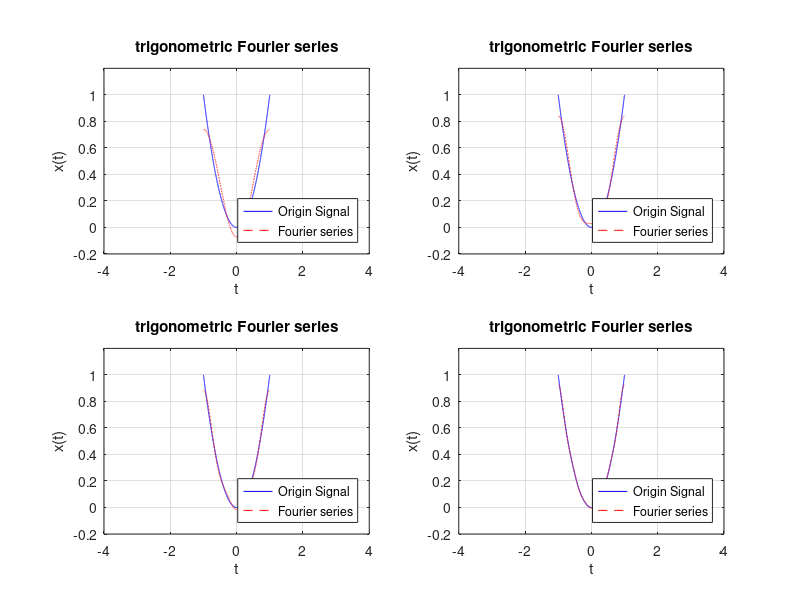

Here is the MATLAB script that generated this plot:
clc;
clear all;

t = (-1:0.001:1);
of = t.^2;

l = length(t);
tf = zeros(1,l);

N = 1;
for i = 1:length(t)
    for n = 1:N
        sum = (4*((-1)^n)/((n*pi)^2)) * cos(n*pi*t(i));
        tf(i) = tf(i) + sum;
    end
    tf(i) = tf(i) + (1/3);
end

l = length(t);
tf2 = zeros(1,l);
N = 2;
for i = 1:length(t)
    for n = 1:N
        sum = (4*((-1)^n)/((n*pi)^2)) * cos(n*pi*t(i));
        tf2(i) = tf2(i) + sum;
    end
    tf2(i) = tf2(i) + 0.33333;
end

l = length(t);
tf3 = zeros(1,l);
N = 3;
for i = 1:length(t)
    for n = 1:N
        sum = (4*((-1)^n)/((n*pi)^2)) * cos(n*pi*t(i));
        tf3(i) = tf3(i) + sum;
    end
    tf3(i) = tf3(i) + 0.33333;
end

l = length(t);
tf4 = zeros(1,l);
N = 5;
for i = 1:length(t)
    for n = 1:N
        sum = (4*((-1)^n)/((n*pi)^2)) * cos(n*pi*t(i));
        tf4(i) = tf4(i) + sum;
    end
    tf4(i) = tf4(i) + 0.33333;
end

fig = figure;
set(fig,'position',[50 50 1400 900])

subplot(2,2,1)

plot(t,of,'b');
hold on
plot(t,tf,'r--');

grid on
axis([-4 4 -0.2 1.2])
title('trigonometric Fourier series')
xlabel('t')
ylabel('x(t)')
legend('Origin Signal', 'Fourier series','Location','southeast')

subplot(2,2,2)

plot(t,of,'b');
hold on
plot(t,tf2,'r--');

grid on
axis([-4 4 -0.2 1.2])
title('trigonometric Fourier series')
xlabel('t')
ylabel('x(t)')
legend('Origin Signal', 'Fourier series','Location','southeast')

subplot(2,2,3)

plot(t,of,'b');
hold on
plot(t,tf3,'r--');

grid on
axis([-4 4 -0.2 1.2])
title('trigonometric Fourier series')
xlabel('t')
ylabel('x(t)')
legend('Origin Signal', 'Fourier series','Location','southeast')

subplot(2,2,4)

plot(t,of,'b');
hold on
plot(t,tf4,'r--');

grid on
axis([-4 4 -0.2 1.2])
title('trigonometric Fourier series')
xlabel('t')
ylabel('x(t)')
legend('Origin Signal', 'Fourier series','Location','southeast')
